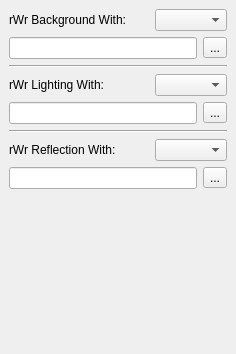
<?xml version="1.0" encoding="UTF-8"?>
<ui version="4.0">
 <class>Rewiring_Tool_DockWidget</class>
 <widget class="QDockWidget" name="Rewiring_Tool_DockWidget">
  <property name="windowTitle">
   <string>Rewiring Tool</string>
  </property>
  <widget class="QWidget" name="Rewiring_Tool_dockWidgetContents">
   <layout class="QGridLayout" name="Rewiring_Tool_dockWidgetContents_gridLayout">
    <item row="0" column="0">
     <widget class="QScrollArea" name="Rewiring_Tool_scrollArea">
      <property name="frameShape">
       <enum>QFrame::NoFrame</enum>
      </property>
      <property name="widgetResizable">
       <bool>true</bool>
      </property>
      <widget class="QWidget" name="Rewiring_Tool_scrollAreaWidgetContents">
       <property name="geometry">
        <rect>
         <x>0</x>
         <y>0</y>
         <width>259</width>
         <height>261</height>
        </rect>
       </property>
       <layout class="QGridLayout" name="Rewiring_Tool_scrollAreaWidgetContents_gridLayout">
        <property name="margin">
         <number>0</number>
        </property>
        <item row="0" column="0">
         <layout class="QVBoxLayout" name="Background_verticalLayout">
          <item>
           <layout class="QHBoxLayout" name="Background_horizontalLayout">
            <item>
             <widget class="QLabel" name="Background_label">
              <property name="minimumSize">
               <size>
                <width>140</width>
                <height>0</height>
               </size>
              </property>
              <property name="text">
               <string>rWr Background With:</string>
              </property>
             </widget>
            </item>
            <item>
             <widget class="QComboBox" name="Background_comboBox">
              <property name="statusTip">
               <string>Background Combo Box: Rewires background with selected component.</string>
              </property>
             </widget>
            </item>
           </layout>
          </item>
          <item>
           <widget class="QFrame" name="Background_frame">
            <property name="frameShape">
             <enum>QFrame::NoFrame</enum>
            </property>
            <property name="frameShadow">
             <enum>QFrame::Raised</enum>
            </property>
            <layout class="QGridLayout" name="Background_Frame_gridLayout">
             <property name="margin">
              <number>0</number>
             </property>
             <item row="1" column="0">
              <widget class="QLineEdit" name="Background_Path_lineEdit">
               <property name="statusTip">
                <string>Background Path Line Edit: Custom background component.</string>
               </property>
              </widget>
             </item>
             <item row="1" column="1">
              <widget class="QToolButton" name="Background_Path_toolButton">
               <property name="text">
                <string>...</string>
               </property>
               <property name="popupMode">
                <enum>QToolButton::DelayedPopup</enum>
               </property>
              </widget>
             </item>
            </layout>
           </widget>
          </item>
         </layout>
        </item>
        <item row="1" column="0">
         <widget class="Line" name="A_line">
          <property name="orientation">
           <enum>Qt::Horizontal</enum>
          </property>
         </widget>
        </item>
        <item row="2" column="0">
         <layout class="QVBoxLayout" name="Lighting_verticalLayout">
          <item>
           <layout class="QHBoxLayout" name="Lighting_horizontalLayout">
            <item>
             <widget class="QLabel" name="Lighting_label">
              <property name="minimumSize">
               <size>
                <width>140</width>
                <height>0</height>
               </size>
              </property>
              <property name="text">
               <string>rWr Lighting With:</string>
              </property>
             </widget>
            </item>
            <item>
             <widget class="QComboBox" name="Lighting_comboBox">
              <property name="statusTip">
               <string>Lighting Combo Box: Rewires lighting with selected component.</string>
              </property>
             </widget>
            </item>
           </layout>
          </item>
          <item>
           <widget class="QFrame" name="Lighting_frame">
            <property name="frameShape">
             <enum>QFrame::NoFrame</enum>
            </property>
            <property name="frameShadow">
             <enum>QFrame::Raised</enum>
            </property>
            <layout class="QGridLayout" name="Lighting_Frame_gridLayout">
             <property name="margin">
              <number>0</number>
             </property>
             <item row="1" column="0">
              <widget class="QLineEdit" name="Lighting_Path_lineEdit">
               <property name="statusTip">
                <string>Lighting Path Line Edit: Custom lighting component.</string>
               </property>
              </widget>
             </item>
             <item row="1" column="1">
              <widget class="QToolButton" name="Lighting_Path_toolButton">
               <property name="text">
                <string>...</string>
               </property>
               <property name="popupMode">
                <enum>QToolButton::DelayedPopup</enum>
               </property>
              </widget>
             </item>
            </layout>
           </widget>
          </item>
         </layout>
        </item>
        <item row="3" column="0">
         <widget class="Line" name="B_line">
          <property name="orientation">
           <enum>Qt::Horizontal</enum>
          </property>
         </widget>
        </item>
        <item row="4" column="0">
         <layout class="QVBoxLayout" name="Reflection_verticalLayout">
          <item>
           <layout class="QHBoxLayout" name="Reflection_horizontalLayout">
            <item>
             <widget class="QLabel" name="Reflection_label">
              <property name="minimumSize">
               <size>
                <width>140</width>
                <height>0</height>
               </size>
              </property>
              <property name="text">
               <string>rWr Reflection With:</string>
              </property>
             </widget>
            </item>
            <item>
             <widget class="QComboBox" name="Reflection_comboBox">
              <property name="statusTip">
               <string>Reflection Combo Box: Rewires reflection with selected component.</string>
              </property>
             </widget>
            </item>
           </layout>
          </item>
          <item>
           <widget class="QFrame" name="Reflection_frame">
            <property name="frameShape">
             <enum>QFrame::NoFrame</enum>
            </property>
            <property name="frameShadow">
             <enum>QFrame::Raised</enum>
            </property>
            <layout class="QGridLayout" name="Reflection_Frame_gridLayout">
             <property name="margin">
              <number>0</number>
             </property>
             <item row="1" column="0">
              <widget class="QLineEdit" name="Reflection_Path_lineEdit">
               <property name="statusTip">
                <string>Reflection Path Line Edit: Custom reflection component.</string>
               </property>
              </widget>
             </item>
             <item row="1" column="1">
              <widget class="QToolButton" name="Reflection_Path_toolButton">
               <property name="text">
                <string>...</string>
               </property>
               <property name="popupMode">
                <enum>QToolButton::DelayedPopup</enum>
               </property>
              </widget>
             </item>
            </layout>
           </widget>
          </item>
         </layout>
        </item>
        <item row="5" column="0">
         <spacer name="Rewiring_Tool_verticalSpacer">
          <property name="orientation">
           <enum>Qt::Vertical</enum>
          </property>
          <property name="sizeHint" stdset="0">
           <size>
            <width>20</width>
            <height>233</height>
           </size>
          </property>
         </spacer>
        </item>
       </layout>
      </widget>
     </widget>
    </item>
   </layout>
  </widget>
 </widget>
 <resources/>
 <connections/>
</ui>
